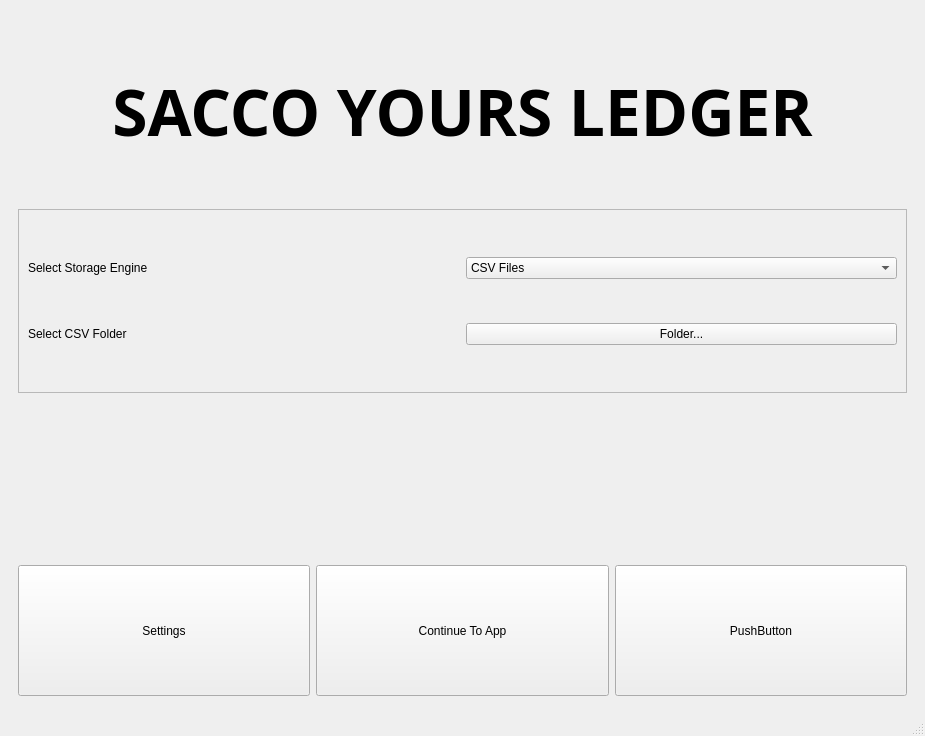
<?xml version="1.0" encoding="UTF-8"?>
<ui version="4.0">
 <class>HomePage</class>
 <widget class="QMainWindow" name="HomePage">
  <property name="geometry">
   <rect>
    <x>0</x>
    <y>0</y>
    <width>925</width>
    <height>736</height>
   </rect>
  </property>
  <property name="windowTitle">
   <string>Home Page</string>
  </property>
  <widget class="QWidget" name="centralwidget">
   <layout class="QGridLayout" name="gridLayout_2">
    <item row="0" column="0">
     <widget class="QStackedWidget" name="stackedWidget">
      <property name="currentIndex">
       <number>0</number>
      </property>
      <widget class="QWidget" name="page">
       <layout class="QGridLayout" name="gridLayout_3">
        <item row="0" column="0" colspan="3">
         <widget class="QLabel" name="label_2">
          <property name="font">
           <font>
            <family>Tlwg Typist</family>
            <pointsize>48</pointsize>
            <weight>75</weight>
            <bold>true</bold>
           </font>
          </property>
          <property name="text">
           <string>SACCO YOURS LEDGER</string>
          </property>
          <property name="alignment">
           <set>Qt::AlignCenter</set>
          </property>
         </widget>
        </item>
        <item row="1" column="0" colspan="3">
         <widget class="QFrame" name="frame">
          <property name="autoFillBackground">
           <bool>true</bool>
          </property>
          <property name="frameShape">
           <enum>QFrame::StyledPanel</enum>
          </property>
          <property name="frameShadow">
           <enum>QFrame::Sunken</enum>
          </property>
          <layout class="QGridLayout" name="gridLayout">
           <item row="0" column="1">
            <widget class="QComboBox" name="engine_select">
             <item>
              <property name="text">
               <string>CSV Files</string>
              </property>
             </item>
             <item>
              <property name="text">
               <string>MySQL Database(Requires Pre-Installed MySQL Database)</string>
              </property>
             </item>
            </widget>
           </item>
           <item row="1" column="1">
            <widget class="QPushButton" name="csv_folder_select">
             <property name="text">
              <string>Folder...</string>
             </property>
            </widget>
           </item>
           <item row="1" column="0">
            <widget class="QLabel" name="label_3">
             <property name="text">
              <string>Select CSV Folder</string>
             </property>
            </widget>
           </item>
           <item row="0" column="0">
            <widget class="QLabel" name="label">
             <property name="text">
              <string>Select Storage Engine</string>
             </property>
            </widget>
           </item>
          </layout>
         </widget>
        </item>
        <item row="2" column="1">
         <spacer name="verticalSpacer">
          <property name="orientation">
           <enum>Qt::Vertical</enum>
          </property>
          <property name="sizeType">
           <enum>QSizePolicy::Preferred</enum>
          </property>
          <property name="sizeHint" stdset="0">
           <size>
            <width>20</width>
            <height>166</height>
           </size>
          </property>
         </spacer>
        </item>
        <item row="3" column="0">
         <widget class="QPushButton" name="settings_button">
          <property name="minimumSize">
           <size>
            <width>160</width>
            <height>131</height>
           </size>
          </property>
          <property name="maximumSize">
           <size>
            <width>16777215</width>
            <height>131</height>
           </size>
          </property>
          <property name="text">
           <string>Settings</string>
          </property>
         </widget>
        </item>
        <item row="3" column="1">
         <widget class="QPushButton" name="continue_to_app">
          <property name="minimumSize">
           <size>
            <width>160</width>
            <height>131</height>
           </size>
          </property>
          <property name="maximumSize">
           <size>
            <width>16777215</width>
            <height>131</height>
           </size>
          </property>
          <property name="text">
           <string>Continue To App</string>
          </property>
         </widget>
        </item>
        <item row="3" column="2">
         <widget class="QPushButton" name="pushButton_3">
          <property name="minimumSize">
           <size>
            <width>160</width>
            <height>131</height>
           </size>
          </property>
          <property name="maximumSize">
           <size>
            <width>16777215</width>
            <height>131</height>
           </size>
          </property>
          <property name="text">
           <string>PushButton</string>
          </property>
         </widget>
        </item>
       </layout>
      </widget>
      <widget class="QWidget" name="page_2">
       <layout class="QGridLayout" name="gridLayout_4">
        <item row="0" column="0">
         <widget class="QPushButton" name="addMemberBtn">
          <property name="text">
           <string>Add People</string>
          </property>
         </widget>
        </item>
        <item row="0" column="1">
         <widget class="QPushButton" name="remove_member_btn">
          <property name="enabled">
           <bool>false</bool>
          </property>
          <property name="text">
           <string>Remove Selected</string>
          </property>
         </widget>
        </item>
        <item row="1" column="0" colspan="2">
         <widget class="QTableView" name="members_list">
          <property name="enabled">
           <bool>true</bool>
          </property>
         </widget>
        </item>
        <item row="2" column="0">
         <widget class="QPushButton" name="add_payment_btn">
          <property name="enabled">
           <bool>false</bool>
          </property>
          <property name="text">
           <string>Add Payment for selected</string>
          </property>
         </widget>
        </item>
        <item row="2" column="1">
         <widget class="QPushButton" name="statement_btn">
          <property name="enabled">
           <bool>false</bool>
          </property>
          <property name="text">
           <string>Download Statement for selected</string>
          </property>
         </widget>
        </item>
        <item row="3" column="0" colspan="2">
         <widget class="QPushButton" name="view_all_payments">
          <property name="text">
           <string>View All Payments</string>
          </property>
         </widget>
        </item>
        <item row="4" column="0" colspan="2">
         <widget class="QPushButton" name="run_backup">
          <property name="text">
           <string>Backup</string>
          </property>
         </widget>
        </item>
       </layout>
      </widget>
     </widget>
    </item>
   </layout>
  </widget>
  <widget class="QMenuBar" name="menubar">
   <property name="geometry">
    <rect>
     <x>0</x>
     <y>0</y>
     <width>925</width>
     <height>22</height>
    </rect>
   </property>
  </widget>
  <widget class="QStatusBar" name="statusbar"/>
 </widget>
 <resources/>
 <connections/>
</ui>
